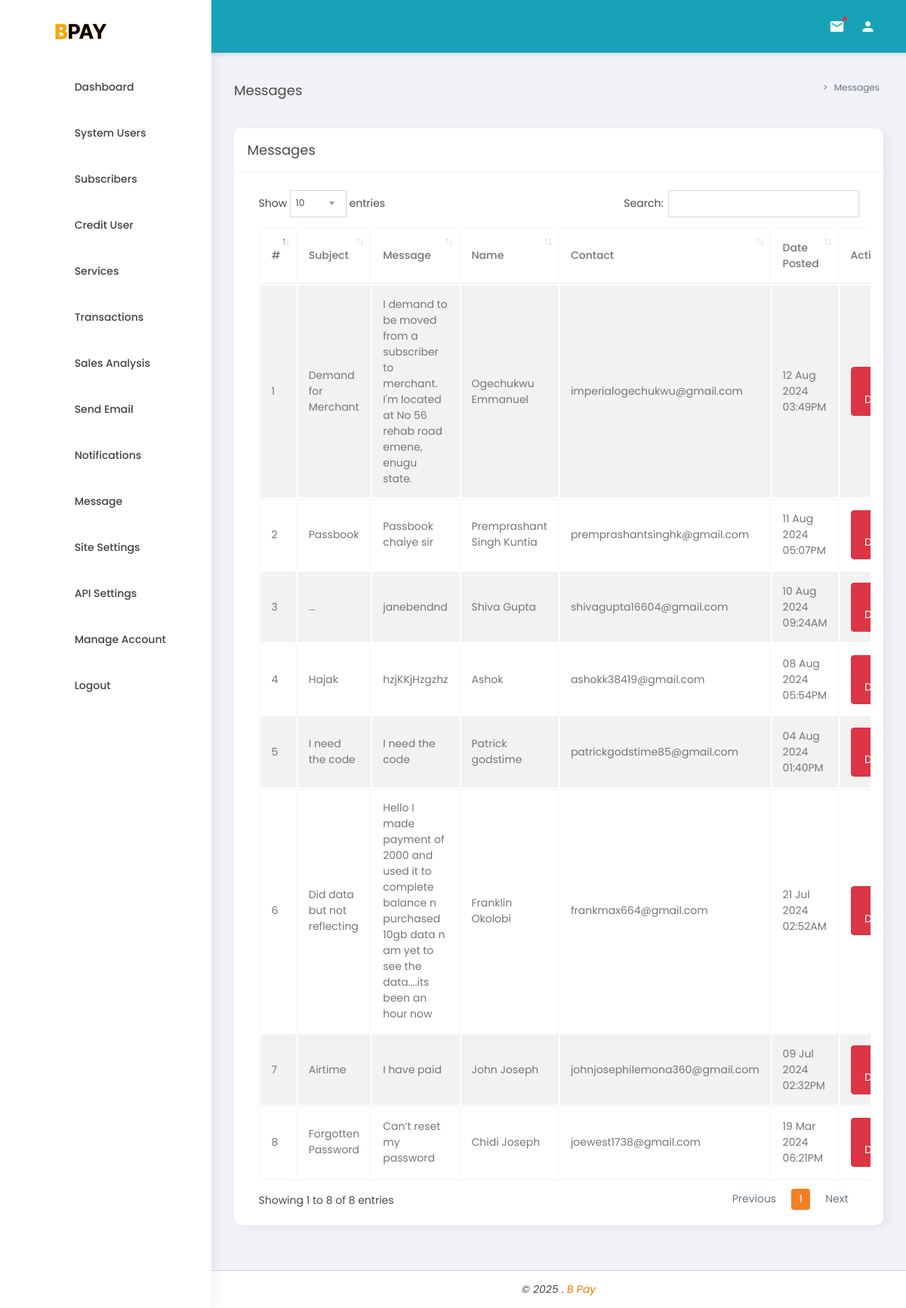
/admin/dashboard/messages (signed in), run on the app's committed database.
### tables this page shows
CREATE TABLE `contact` (
  `msgId` int NOT NULL,
  `sId` int NOT NULL,
  `name` varchar(100) NOT NULL,
  `contact` varchar(200) NOT NULL,
  `subject` varchar(200) NOT NULL,
  `message` text NOT NULL,
  `dPosted` datetime NOT NULL DEFAULT CURRENT_TIMESTAMP
);

### core/Models/Model.php (called while the page is built, shortened)
<?php
	class Model{
		public static $host="localhost";
		public static $dbName="bpaycomp_new";
		public static $username="bpaycomp_new";
		public static $password="admin@25..25";
        public function connectDb(){
            $pdo = new PDO("mysql:host=".self::$host.";dbname=".self::$dbName,self::$username,self::$password);
	    	$pdo->setAttribute(PDO::ATTR_ERRMODE, PDO::ERRMODE_EXCEPTION);
	    	return $pdo;
        }
	}
?>

### admin/dashboard/includes/route.php (called while the page is built, shortened)
<?php
    $link=explode("/",$_GET["url"]);
    $url=$link[0];
    createView($url);
    function createView($url){
        if(file_exists($url.".php")){
            $data=getDataIfAny($url);
        }
    }
    function getDataIfAny($page){
        $controller = new AdminController;
        switch($page){
            case "messages":
                return $controller->getContact();
                break;
        }
    }
?>

### core/Models/AdminModel.php (called while the page is built, shortened)
<?php
	class AdminModel extends Model{
		public function getContact(){
			$dbh=self::connect();
			$sql = "SELECT * FROM contact ORDER BY dPosted DESC";
            $query = $dbh->prepare($sql);
            $query->execute();
            $results=$query->fetchAll(PDO::FETCH_OBJ);
            if($query->rowCount() > 0){return $results;} else{return 1;}
		}
	}
?>

### core/Controllers/AdminController.php (called while the page is built, shortened)
<?php
	class AdminController extends Controller{
		protected $model;
		public function __construct(){
			if(isset($_SESSION['sysId']) && isset($_SESSION["sysRole"])){
				if($_SESSION['sysId']!='' && $_SESSION["sysRole"] !=''){
					$this->model=new AdminModel;
				}
				else{ header("Location: ../"); exit();}
			}
			else{ header("Location: ../"); exit();}
		}
		public function getContact(){
			$data=$this->model->getContact();
			return $data;
		}
	}
?>

### core/Controllers/Controller.php (called while the page is built, shortened)
<?php
	class Controller{
		public function formatDate($date){
			$date=date("d M Y h:iA",strtotime($date));
			return $date;
		}
	}
?>

### admin/dashboard/messages.php (the view)
<div class="row">
    <div class="col-12">
        <div class="box">
            <div class="box-header with-border">
              <h4 class="box-title">Messages</h4>
			</div>
            <div class="box-body">
				<div class="table-responsive">
				  <table id="example1" class="table table-sm table-bordered table-striped">
					<thead>
						<tr>
							<th>#</th>
			                <th>Subject</th>
			                <th>Message</th>
			                <th>Name</th>
			                <th>Contact</th>
			                <th>Date Posted</th>
			                <th>Action</th>
						</tr>
					</thead>
					<tbody>
					<?php
                        $cnt=1; $results=$data;
                        if($results <> "" && $results <> 1){foreach($results as $result){   ?>
                        <tr>
                            <td><?php echo htmlentities($cnt);?></td>
                            <td><?php echo htmlentities($result->subject);?></td>
                            <td><?php echo htmlentities($result->message);?></td>
                            <td><?php echo htmlentities($result->name);?></td>
                            <td><?php echo htmlentities($result->contact);?></td>
                            <td><?php echo $controller->formatDate($result->dPosted);?></td>
                            <td>
                                <a href="#" onclick="deleteMessage(<?php echo $result->msgId;?>)" class="btn btn-danger"><i class="fa fa-trash"></i> Delete</a>
						    </td>
                        </tr>
                        <?php $cnt=$cnt+1;}} ?>
					</tbody>
					</table>
				</div>
            </div>
          </div>
    </div>
</div>

### data on the page
contact: subject "Demand for Merchant", message "I demand to be moved from a subscriber to merchant. I'm located at No 56 rehab road emene, enugu state.", name "Ogechukwu Emmanuel", contact "imperialogechukwu@gmail.com", dPosted "12 Aug 2024 03:49PM"
contact: subject "Passbook", message "Passbook chaiye sir", name "Premprashant Singh Kuntia", contact "premprashantsinghk@gmail.com", dPosted "11 Aug 2024 05:07PM"
contact: subject "...", message "janebendnd", name "Shiva Gupta", contact "shivagupta16604@gmail.com", dPosted "10 Aug 2024 09:24AM"
contact: subject "Hajak", message "hzjKKjHzgzhz", name "Ashok", contact "ashokk38419@gmail.com", dPosted "08 Aug 2024 05:54PM"
contact: subject "I need the code", message "I need the code", name "Patrick godstime", contact "patrickgodstime85@gmail.com", dPosted "04 Aug 2024 01:40PM"
contact: subject "Did data but not reflecting", message "Hello I made payment of 2000 and used it to complete balance n purchased 10gb data n am yet to see the data....its been an hour now", name "Franklin Okolobi", contact "frankmax664@gmail.com", dPosted "21 Jul 2024 02:52AM"
contact: subject "Airtime", message "I have paid", name "John Joseph", contact "johnjosephilemona360@gmail.com", dPosted "09 Jul 2024 02:32PM"
contact: subject "Forgotten Password", message "Can’t reset my password", name "Chidi Joseph", contact "joewest1738@gmail.com", dPosted "19 Mar 2024 06:21PM"

### other printed values
$title "Messages"
